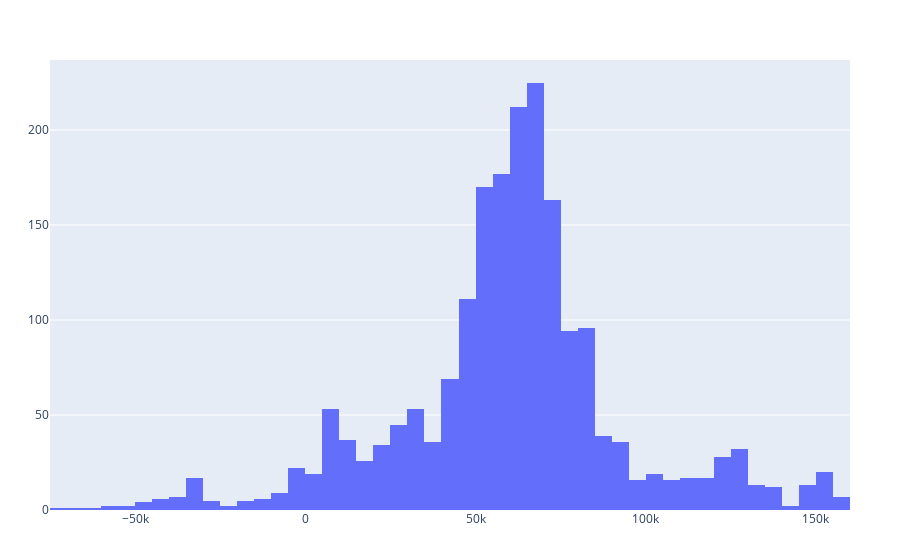

Source (notebook cell):
### Markdown cell above
This is testing an investment strategy. we invest a fixed amount every day for `investDays` days. 
The portfolio is the current list of days that we bought the stocks.
Every day, we also go through our current portfolio. If one of the past day buys have hit more than `rateThreshold`, we sell it. 

After `investDays`, we wait for another `redeemDays` to liquidate any portfolio that remains. After `redeemDays`, we sell whatever is left.
return the amount of money in the wallet after `investDays+redeemDays`

Zerodha has the following transaction fees. 
* charge buy is 1.19 per 1000
* charge sell is 1.04 per 1000
* charge dp is 13.8 per stock per sell per day + 18% GST. since we are dealing with only 1 stock, the charge is 13.8*1.18

````
charge_buy = 1.19/1000 per rupee
charge_sell = 1.04/1000 per rupee
charge_dp = 13.5*1.18 per stock per day
interest_charges = p2(1, fixed_deposit_rate, days_held/365.0) - 1 per rupee

for rupee  p[dayBought]*(1 + charge_buy) =(we get) 1 stock
so for     amount =(we get) amount/(p[dayBought]*(1+charge_buy))

num_stocks = amount/(p[dayBought]*(1+charge_buy))


net_today = num_stock*p[today] - num_stock*p[today]*(charge_sell) - charge_dp
          = num_stock*p[today](1 - charge_sell) - charge_dp

          = amount*p[today](1 - charge_sell) / (p[dayBought]*(1+charge_buy)) - amount*(p2(1, fixed_deposit_rate, days_held/365.0) - 1) - charge_dp
````

### Code cell
function oneRun(rateThreshold::Float64, investDays::Int, redeemDays::Int, ll::FastList{Int}, 
        tradingDays::AbstractVector{Int}, prices::AbstractVector{Float64})
    days::Int = investDays+redeemDays
    amount::Int = 1000
    wallet::Float64 = 0.0;
    charge_buy::Float64 = 1.19/1000
    charge_sell::Float64 = 1.04/1000
    charge_dp::Float64 = 13.5*1.18
    fixed_deposit_rate::Float64 = 5.0/100.0
    
#     charge_buy = 0;
#     charge_sell = 0;
#     charge_dp = 0;
    
    daysKept::Int = 0;
    minWallet = 0;
    
    reset!(ll)
    
    for i::Int in 1:days
        
        
        for node in ll
            dayBought::Int = node.data
            daysHeld::Int = tradingDays[i] - tradingDays[dayBought]
            net_today::Float64 = (amount*prices[i]*(1 - charge_sell) / (prices[dayBought]*(1+charge_buy)) - 
                amount*(p2(1, fixed_deposit_rate, daysHeld/365.0) - 1) - 
                charge_dp)
            if net_today <= 0
                continue
            end
            rate::Float64 = r(amount, net_today, daysHeld/365.0)
            if rate > rateThreshold || i==days
                wallet += net_today
                daysKept = max(daysKept, daysHeld);
                del(ll, node)
            end
        end
        if i <= investDays
            wallet -= amount
            push!(ll, i)
            
        end
        minWallet = min(wallet, minWallet)
    end
#     return minWallet
    return wallet
end

# tls is thread local storage
function simulateMulti(tls::Vector{Tls}, d::Dict{String, Point})
    runs::Int = 5000
    investDays = 365*3; redeemDays=365; 
    
    days = investDays + redeemDays; 
    results = Vector{Float64}(undef, runs)
      
    rateThreshold::Float64 = .1; μ=.1; σ=.3;
    
    prices=d["^NSEI"].prices;
    tradingDays = d["^NSEI"].intDates;
    
    wallets = Vector{Float64}(undef, 0)
    lk = Threads.SpinLock()
    
    @views Threads.@threads  for start in 1:length(tradingDays) - days - 10
        myTls::Tls = tls[Threads.threadid()]
        pprices = prices[start:end];
        ddates = tradingDays[start:end];

        wallet = oneRun(0.15, investDays, redeemDays, myTls.ll, ddates, pprices);
        lock(lk) do
            push!(wallets, wallet);
        end
    end
    sort!(negativeDays)
    println(negativeDays)
#     y = nquantile(wallets, 100)
#     x = collect(1:101)
#     doplot(x, y)
    display( plot([histogram(x=wallets)]))
#     plot(1:101, nquantile(wallets, 100))

end
# tls is thread local storage
function simulateWeinerMulti(tls::Vector{Tls})
    runs::Int = 1000
    investDays = 365*3; redeemDays=365; 
    
    days = investDays + redeemDays; 
    results = Vector{Float64}(undef, 0)
    
    
    rateThreshold::Float64 = .1; μ=.1; σ=.3;
    
    prices=Vector{Float64}(undef, days);
    tradingDays = collect(1:days)
    
    lk = Threads.SpinLock()

    Threads.@threads for run::Int in 1:runs
        tid = Threads.threadid()
        myTls = tls[tid]
        brk = false
        weiner(days, μ, σ, myTls.prices, myTls.ϕ, myTls.dist)
        reset!(myTls.ll)
        result = oneRun(rateThreshold, investDays, redeemDays, myTls.ll, tradingDays, myTls.prices)
        lock(lk) do
            push!(results, result)
        end
    end
    display( plot([histogram(x=results)]))
end
# @time simulateWeinerMulti(tls)
@time simulateMulti(tls, d)

### Figure 1 — Plotly figure (JSON) as saved in the notebook; plotly's stock layout.template omitted (floating-point values rounded to 4 significant figures; data arrays with more than 128 entries replaced by an {"elided": "..."} marker saying what was removed)
{"data": [{"type": "histogram", "x": {"elided": "1997 float values"}}], "layout": {"autosize": true, "margin": {"b": 50, "l": 50, "r": 50, "t": 60}, "xaxis": {"autorange": true, "range": [-75000, 160000], "type": "linear"}, "yaxis": {"autorange": true, "range": [0, 236.8]}}}
